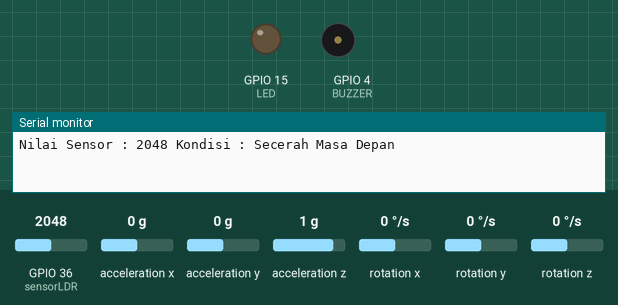
Simulated run of this sketch. Board: ESP32. Shown: output pins drawn as LEDs (lit = HIGH), buzzer (waves = sounding), the last lines printed to the serial monitor. Inputs (shaded band) come from the test bench; at power-on: GPIO 36 (sensorLDR) = 2048, acceleration x 0 g, acceleration y 0 g, acceleration z 1 g, rotation x 0 °/s, rotation y 0 °/s, rotation z 0 °/s.

Above: at 4.2 s.
4.3 s: GPIO 36 (sensorLDR) set to 1954
At 5.2 s:
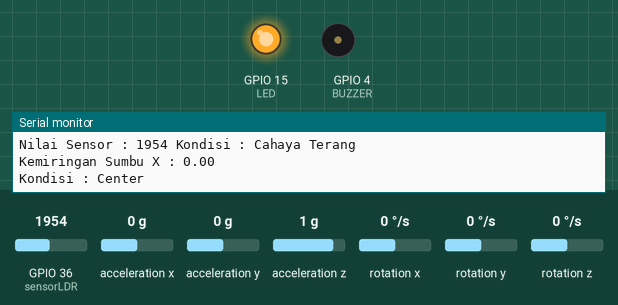
6.7 s: acceleration x set to -0.3 g
At 9.0 s:
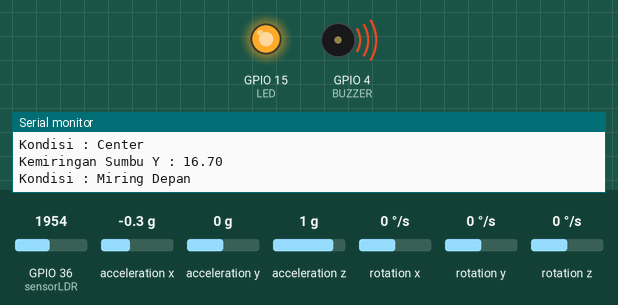
9.3 s: GPIO 36 (sensorLDR) set to 553
12.4 s: GPIO 36 (sensorLDR) set to 448
At 17.2 s:
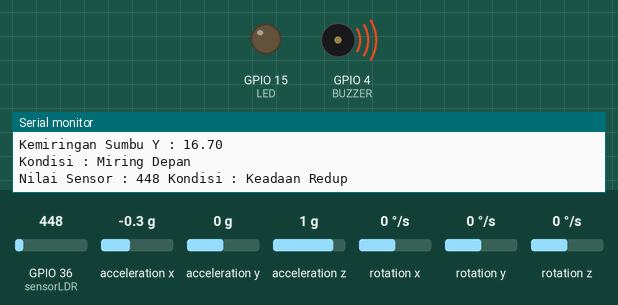
17.7 s: acceleration y set to -1.4 g
At 23.8 s:
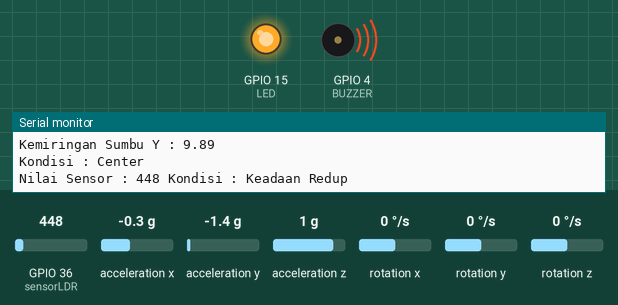
Timing chart, 0 to 26.7 s (numbered marks = the images above; inputs shaded):
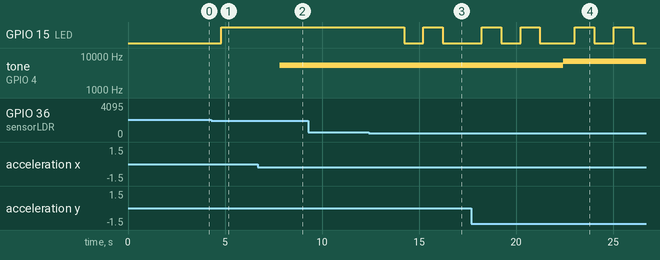

The sketch:

modul3.ino
```cpp
#define LIGHT_SENSOR_PIN 13
#define LED 15
#define BUZZER 4
#include <MPU6050_tockn.h>
#include <Wire.h>

const int sensorLDR = A0;
MPU6050 mpu6050(Wire);
float X;
float Y;
int BUZZER_PIN = 4;
int BUZZER_CHANNEL = 0;

void setup() {
  Serial.begin(9600);
  Wire.begin();
  mpu6050.begin();
  mpu6050.calcGyroOffsets();
  pinMode(LED, OUTPUT);
  pinMode(BUZZER, OUTPUT);
  ledcAttachPin(BUZZER_PIN, BUZZER_CHANNEL);

}

void loop() {
  mpu6050.update();
  //X = 20.00;
  //Y = 20.00;
  X = mpu6050.getAngleX();
  Y = mpu6050.getAngleY();
  //int analogValue = 40;
  int analogValue = analogRead(sensorLDR);
  Serial.print("\nNilai Sensor : ");
  Serial.print(analogValue);
  Serial.print(" Kondisi : ");

  if(analogValue <= 50){
    Serial.print("Keadaan gelap");
    digitalWrite(LED, HIGH);
    delay(1000);

  }
  else if(analogValue < 500 ){
    Serial.print("Keadaan Redup");
    digitalWrite(LED, HIGH);
    delay(1000);
    digitalWrite(LED, LOW);
    delay(1000);
    digitalWrite(LED, HIGH);
    delay(1000);
    digitalWrite(LED, LOW);
    delay(1000);
  }
  else if(analogValue < 2000) {
    Serial.print("Cahaya Terang");
    digitalWrite(LED, HIGH);

  }
  else{
    Serial.print("Secerah Masa Depan");
    digitalWrite(LED, LOW);
    delay(1000);
  }
  delay(200);
  Serial.println();
  Serial.print("Kemiringan Sumbu X : ");
  Serial.print(mpu6050.getAngleX());
  Serial.print("\nKondisi : ");
  if(X > 10){
    Serial.print("Miring Kiri");
    ledcWriteNote(BUZZER_CHANNEL, (note_t)NOTE_D, 8);
    delay(200);
  }
  else if(X < -10){
    Serial.print("Miring Kanan");
    ledcWriteNote(BUZZER_CHANNEL, (note_t)NOTE_A, 8);
    delay(200);
  }
  else{
    Serial.print("Center");
    delay(200);
  }
  delay(200);
  Serial.print("\nKemiringan Sumbu Y : ");
  Serial.print(mpu6050.getAngleY());
  Serial.print("\nKondisi : ");
  if(Y > 10) {
    Serial.print("Miring Depan");
    ledcWriteNote(BUZZER_CHANNEL, (note_t)NOTE_E, 8);
    delay(200);
  }
  else if(Y < -10) {
    Serial.print("Miring Belakang");
    ledcWriteNote(BUZZER_CHANNEL, (note_t)NOTE_C, 8);
    delay(200);
  }
  else{
    Serial.print("Center");

  }
  delay(200);


}
```

Measured:
- the behaviour switches between 2000 and 1999 on GPIO 36 (sensorLDR) (found by bisection; images 0 and 1)
- the behaviour switches between -0.1 and -0.2 g on acceleration x (found by bisection; images 1 and 2)
- the behaviour switches between 500 and 499 on GPIO 36 (sensorLDR) (found by bisection; images 2 and 3)
- after the input at 4.3 s, GPIO 15 (LED): LOW → HIGH after 0.50 s
- after the input at 6.7 s, tone on GPIO 4 (BUZZER): silent → 5274 Hz after 1.1 s
- after the input at 12.4 s, GPIO 15 (LED): HIGH → LOW after 1.8 s, → HIGH 1.0 s later, → LOW 1.0 s later
- after the input at 17.7 s, tone on GPIO 4 (BUZZER): 5274 Hz → 7040 Hz after 4.7 s
